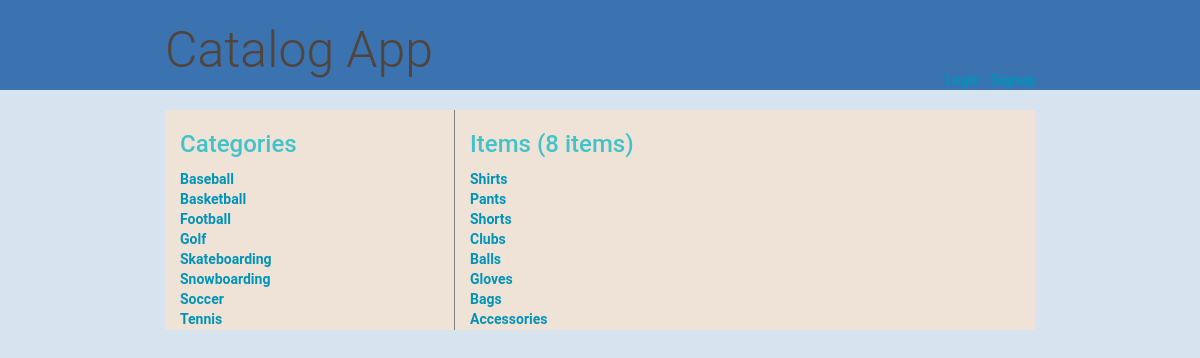
/catalog/Golf/, run on the app's committed database.
### db_setup2.py (models this page shows, shortened)
class Category(Base):
    __tablename__ = 'category'
    name = Column(String(80), primary_key=True, nullable=False)

class Item(Base):
    __tablename__ = 'item'
    name = Column(String(80), nullable=False)
    id = Column(Integer, primary_key=True)
    description = Column(String(1000))
    created = Column(DateTime, default=datetime.datetime.utcnow)
    category_name = Column(String, ForeignKey('category.name'))
    category = relationship(Category)

### catalog2.py (the view, shortened to what this page needs)
@app.route('/catalog/<category_name>/')
def showCategory(category_name):
    categories = session.query(Category).order_by(asc(Category.name))
    category = session.query(Category).filter_by(name=category_name)
    items = session.query(Item).filter_by(category_name=category_name).all()
    numitems = len(items)
    if 'username' not in login_session:
        return render_template(
                    'publicCategory.html', categories=categories,
                    items=items, category=category,
                    category_name=category_name, numitems=numitems)

### templates/publicCategory.html
{% extends "main.html" %}
{% block content %}
    <div class="category-list col-sm-4">
        <h2> Categories </h2>
        <ul>
            {% for category in categories %}
            <li class="list-item-link">
                <a href="{{url_for('showCategory', category_name = category.name)}}">
                    {{category.name}}
                </a>
            </li>
            {% endfor %}
        </ul>
    </div>
    <div class="items-list col-sm-8">
        <h2> {{category.name}} Items ({{numitems}} items)</h2>
        <ul>
            {% for item in items %}
            <li class="list-item-link">
                <a href="{{url_for('showItem', category_name = item.category_name, item_name = item.name)}}">
                    {{item.name}}
                </a>
            </li>
            {% endfor %}
        </ul>
{% endblock %}

### static/mystyles.css (style rules this page uses)
* { font-family: "Helvetica Neue Bold", Roboto, Helvetica, Arial, sans-serif; font-weight: 700; }
body { background-color: #d7e3ef; }
h2 { font-size: 24px; color: #42C3C9; line-height: 29px; }
ul { list-style-type: none; margin: 0; padding: 0; }
a { font-size: 14px; color: #0093B9; line-height: 17px; }
.category-list { min-width: 137px; min-height: 220px; background-color: #EFE3D7; border-right: 1px solid grey; }
.items-list { min-height: 220px; background-color: #EFE3D7; }

### data on the page
Category: name "Baseball"
Category: name "Basketball"
Category: name "Football"
Category: name "Golf"
Category: name "Skateboarding"
Category: name "Snowboarding"
Category: name "Soccer"
Category: name "Tennis"
Item: name "Shirts"
Item: name "Pants"
Item: name "Shorts"
Item: name "Clubs"
Item: name "Balls"
Item: name "Gloves"
Item: name "Bags"
Item: name "Accessories"

### other printed values
{{ numitems }} "8"
